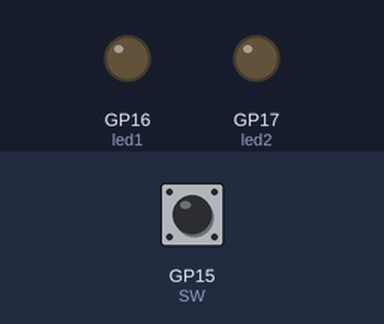
Bench run of a program on a simulated Raspberry Pi Pico running MicroPython. Parts: output pins drawn as LEDs (lit = HIGH). Inputs (shaded band) come from the test bench; at power-on: GP15 (SW) HIGH.

Above: at 2.6 s.
2.7 s: GP15 (SW) pulled LOW for 1.8 s
At 3.4 s:
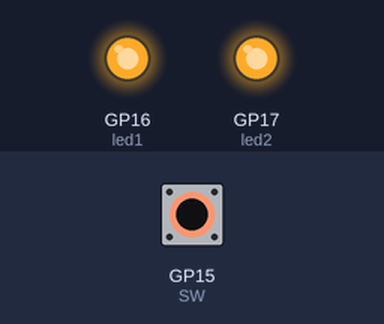
At 5.5 s:
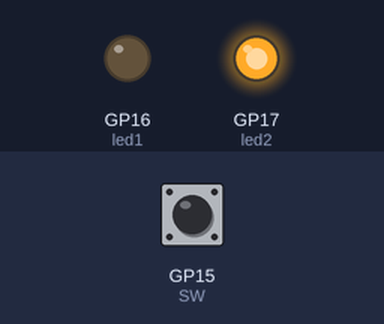
Timing chart, 0 to 12.2 s (numbered marks = the images above; inputs shaded):
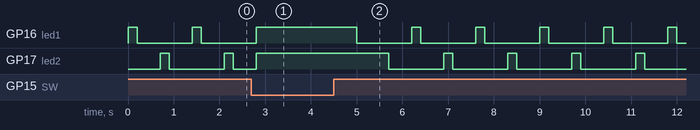

Measured:
- by itself, GP16 (led1), GP17 (led2): repeats every 1.4 s: LOW 1.2 s, HIGH 0.20 s

The program:

SWLED_DEMO.py
```python
"""
 2023/06/07
  基板上のタクトスイッチとLED の動作DEMO
   タクトスイッチを押すと点滅していたLED が 2秒間両方点灯する。
   v1.0
2023/9/23   タクトスイッチをソフトプルアップとした
"""
import machine
import time

# SW   = machine.Pin( 15, machine.Pin.IN)
SW   = machine.Pin(15, machine.Pin.IN, machine.Pin.PULL_UP)
led1 = machine.Pin(16, machine.Pin.OUT)
led2 = machine.Pin(17, machine.Pin.OUT)

def LED1onoff():
    led1.on()
    time.sleep(.2)
    led1.off()
    time.sleep(.5)

def LED2onoff():
    led2.on()
    time.sleep(.2)
    led2.off()
    time.sleep(.5)

def main():
    LED1onoff()
    LED2onoff()
    while True:
        LED1onoff()
        LED2onoff()
        if SW.value() == 0:
            led1.on()
            led2.on()
            time.sleep(2)

if __name__=='__main__':
    main()
```
